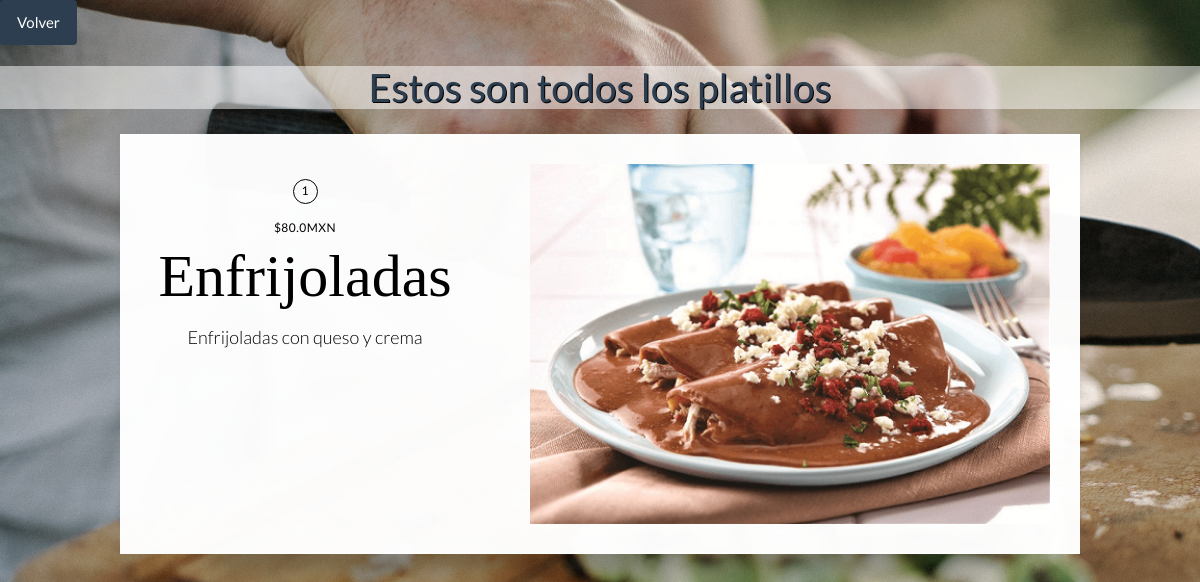
The page /platillo/ver (signed in) on the database as committed earlier.
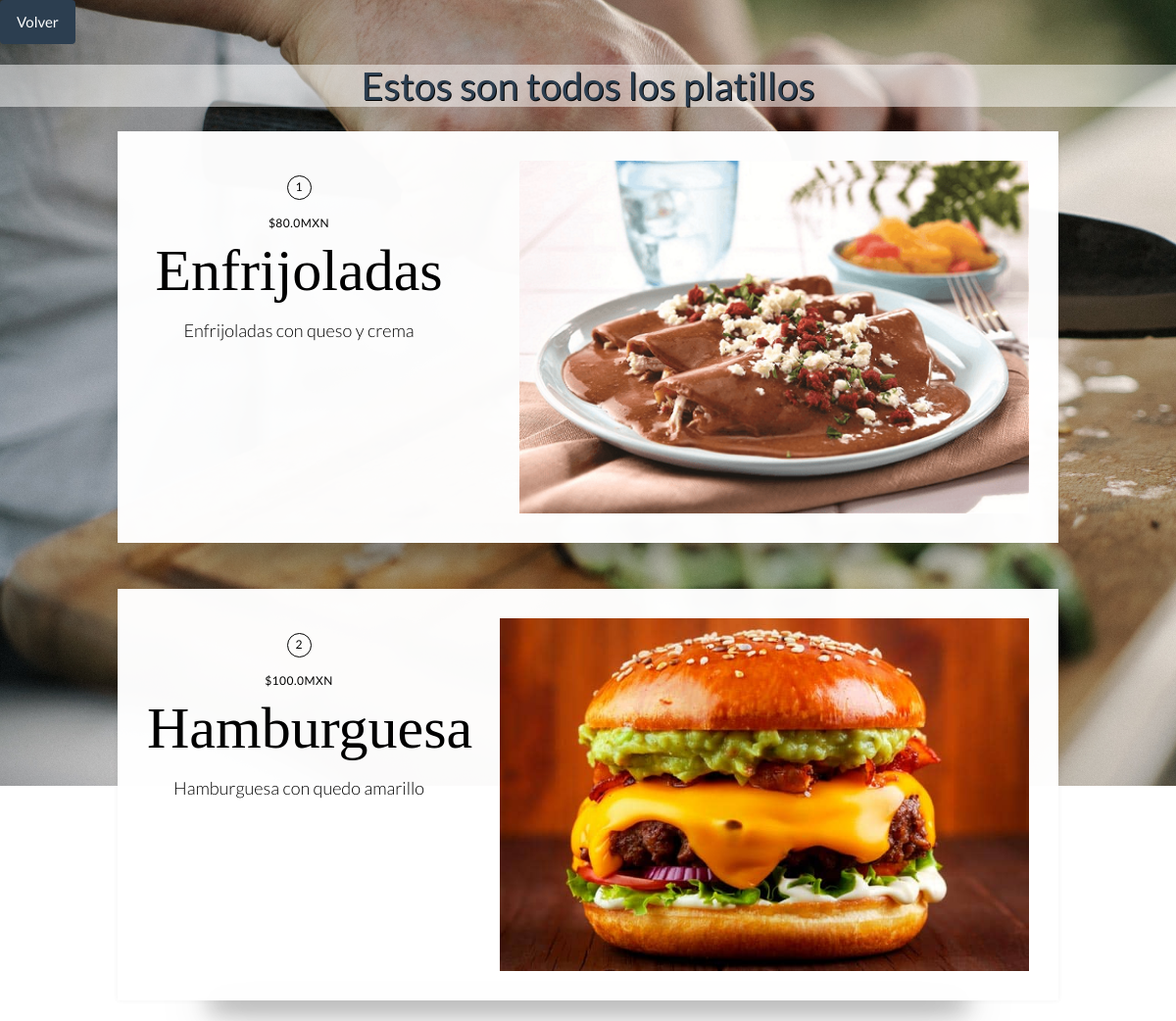
The same page on the database as committed later.
### platillo/models.py (models this page shows, shortened)
class Platillo(models.Model):
    id = models.AutoField(primary_key=True)
    nombre = models.CharField(max_length=200, unique=True)
    descripcion = models.CharField(max_length=500, null=True)
    precio = models.FloatField(null=False, default=0)
    imagen = models.ImageField(null=True, upload_to=directorio_imagen)
    categoria = models.ForeignKey(
        'categoria.Categoria', on_delete=models.CASCADE)
    class Meta:
        db_table = 'platillo'
        verbose_name_plural = "Platillos"

### platillo/urls.py (the view)
    def _inner(request, *args, **kwargs):
        if not request.user.is_superuser:
            raise PermissionDenied
        return function(request, *args, **kwargs)

### platillo/urls.py (called while the page is built)
def superuser_only(function):
    def _inner(request, *args, **kwargs):
        if not request.user.is_superuser:
            raise PermissionDenied
        return function(request, *args, **kwargs)
    return _inner

### platillo/views.py (called while the page is built)
    def get(self, request):
        platillos = Platillo.objects.all()
        contexto = {"platillos": platillos}
        return render(request, self.template, contexto)

### platillo/templates/platillo/ver_platillos.html (shortened to what this page needs)
{% load static %}
<link rel="stylesheet" type="text/css" href={% static 'platillo/css/ver_platillos.css'%}>
<link rel="stylesheet" href="{% static 'css/bootstrap.min.css' %}">
<div class="return-btn" style="text-align: start">
        <a class="btn btn-primary" href="../../../platillo/">Volver</a>
</div>
<h1>Estos son todos los platillos</h1>
{% for platillo_original in platillos%}
    <div id="{{platillo.id}}">
        <div class="card-container">
  <div class="card u-clearfix">
    <div class="card-body">
      <span class="card-number card-circle subtle">{{platillo_original.id}}</span>
      <span class="card-author subtle">${{platillo_original.precio}}MXN</span>
      <h2 class="card-title">{{platillo_original.nombre}}</h2>
      <span class="card-description subtle">{{platillo_original.descripcion}}</span>
    </div>
    <img src="{{platillo_original.imagen.url}}" alt="" class="card-media" height="360" width="auto"/>
  </div>
</div><br>
    </div>
{% endfor %}

Rows that differ between the two databases and show on the page:
added Platillo: id "2", precio "100.0", nombre "Hamburguesa", descripcion "Hamburguesa con quedo amarillo", imagen (picture)
